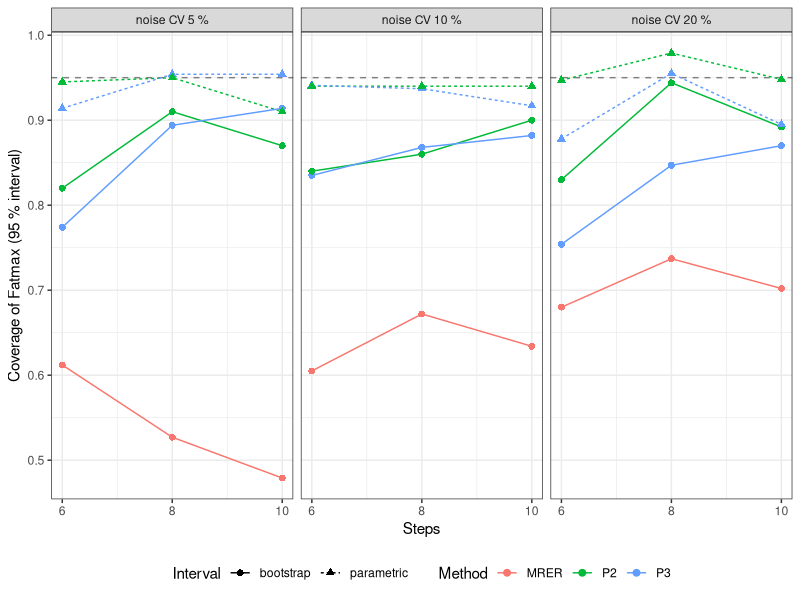
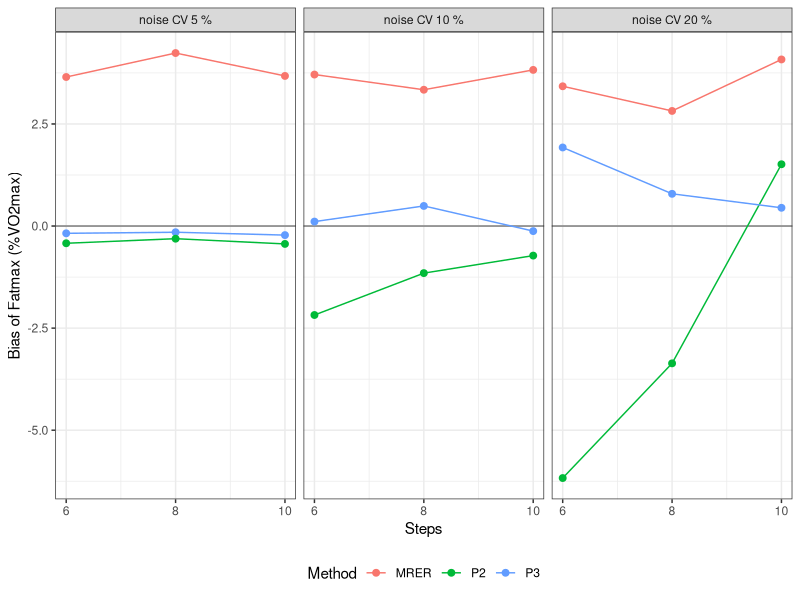

Source code (R) for these figures, in order:
## ---- chunk 1
knitr::opts_chunk$set(collapse = TRUE, comment = "#>", fig.width = 7,
                      fig.height = 4.5, out.width = "100%")
library(ggplot2)
## ---- chunk 2
cov <- structure(list(ci = c("bootstrap", "bootstrap", "bootstrap", 
"bootstrap", "bootstrap", "bootstrap", "bootstrap", "bootstrap", 
"bootstrap", "bootstrap", "bootstrap", "bootstrap", "bootstrap", 
"bootstrap", "bootstrap", "bootstrap", "bootstrap", "bootstrap", 
"bootstrap", "bootstrap", "bootstrap", "bootstrap", "bootstrap", 
"bootstrap", "bootstrap", "bootstrap", "bootstrap", "parametric", 
"parametric", "parametric", "parametric", "parametric", "parametric", 
"parametric", "parametric", "parametric", "parametric", "parametric", 
"parametric", "parametric", "parametric", "parametric", "parametric", 
"parametric", "parametric"), method = c("P3", "MRER", "P3", "MRER", 
"P3", "MRER", "P3", "MRER", "P3", "MRER", "P3", "MRER", "P3", 
"MRER", "P3", "MRER", "P3", "MRER", "P2", "P2", "P2", "P2", "P2", 
"P2", "P2", "P2", "P2", "P3", "P3", "P3", "P3", "P3", "P3", "P3", 
"P3", "P3", "P2", "P2", "P2", "P2", "P2", "P2", "P2", "P2", "P2"
), steps = c(6L, 6L, 8L, 8L, 10L, 10L, 6L, 6L, 8L, 8L, 10L, 10L, 
6L, 6L, 8L, 8L, 10L, 10L, 6L, 8L, 10L, 6L, 8L, 10L, 6L, 8L, 10L, 
6L, 8L, 10L, 6L, 8L, 10L, 6L, 8L, 10L, 6L, 8L, 10L, 6L, 8L, 10L, 
6L, 8L, 10L), fat_noise_cv = c(0.05, 0.05, 0.05, 0.05, 0.05, 
0.05, 0.1, 0.1, 0.1, 0.1, 0.1, 0.1, 0.2, 0.2, 0.2, 0.2, 0.2, 
0.2, 0.05, 0.05, 0.05, 0.1, 0.1, 0.1, 0.2, 0.2, 0.2, 0.05, 0.05, 
0.05, 0.1, 0.1, 0.1, 0.2, 0.2, 0.2, 0.05, 0.05, 0.05, 0.1, 0.1, 
0.1, 0.2, 0.2, 0.2), tests = c(199L, 170L, 198L, 169L, 198L, 
167L, 188L, 167L, 190L, 177L, 187L, 161L, 187L, 172L, 177L, 171L, 
184L, 171L, 200L, 200L, 200L, 200L, 200L, 200L, 194L, 195L, 194L, 
198L, 195L, 197L, 186L, 189L, 192L, 181L, 179L, 172L, 200L, 200L, 
200L, 200L, 199L, 200L, 188L, 191L, 193L), coverage_fatmax = c(0.774, 
0.612, 0.894, 0.527, 0.914, 0.479, 0.835, 0.605, 0.868, 0.672, 
0.882, 0.634, 0.754, 0.68, 0.847, 0.737, 0.87, 0.702, 0.82, 0.91, 
0.87, 0.84, 0.86, 0.9, 0.83, 0.944, 0.892, 0.914, 0.954, 0.954, 
0.941, 0.937, 0.917, 0.878, 0.955, 0.895, 0.945, 0.95, 0.91, 
0.94, 0.94, 0.94, 0.947, 0.979, 0.948), coverage_mfo = c(0.794, 
0.676, 0.874, 0.592, 0.894, 0.509, 0.846, 0.796, 0.874, 0.785, 
0.936, 0.708, 0.759, 0.773, 0.881, 0.772, 0.87, 0.877, 0.83, 
0.905, 0.88, 0.85, 0.94, 0.905, 0.861, 0.944, 0.892, 0.949, 0.959, 
0.959, 0.952, 0.974, 0.917, 0.917, 0.911, 0.924, 0.94, 0.965, 
0.93, 0.975, 0.97, 0.98, 0.941, 0.948, 0.943), width_fatmax = c(9.188, 
8.491, 8.663, 7.435, 8.318, 6.132, 16.154, 11.979, 14.833, 10.908, 
14.657, 10.315, 24.045, 16.384, 25.54, 17.82, 25.75, 16.953, 
11.328, 17.984, 12.826, 62.425, 62.407, 40.189, 107.173, 130.501, 
135.998, 18.537, 12.653, 10.242, 24.464, 20.518, 16.597, 32.715, 
28.512, 26.643, 25.543, 16.912, 11.071, 84.485, 62.237, 67.395, 
158.484, 126.361, 108.045), bias_fatmax = c(-0.178, 3.65, -0.152, 
4.237, -0.222, 3.676, 0.109, 3.71, 0.492, 3.338, -0.124, 3.824, 
1.924, 3.423, 0.789, 2.819, 0.447, 4.08, -0.422, -0.31, -0.438, 
-2.179, -1.153, -0.724, -6.172, -3.363, 1.513, -0.256, 0.221, 
-0.379, 0.714, 0.249, 0.091, 1.571, 0.314, 1.428, -0.056, -0.05, 
-0.036, 0.933, -1.238, -0.568, 0.127, -7.002, -1.465), rmse_fatmax = c(3.064, 
5.633, 2.601, 6.023, 2.45, 5.268, 4.967, 6.461, 4.101, 5.567, 
4.503, 5.652, 9.849, 6.055, 8.208, 6.339, 8.848, 7.313, 3.529, 
4.931, 4.425, 21.135, 11.27, 9.196, 47.708, 22.777, 39.504, 2.875, 
2.486, 2.304, 5.135, 4.854, 4.341, 9.123, 8.17, 7.949, 5.317, 
3.461, 3.059, 16.119, 8.632, 11.45, 49.414, 106.315, 15.668), 
    bias_mfo_pct = c(0.605, 4.57, 0.794, 4.923, 0.563, 4.351, 
    1.709, 4.45, 1.116, 3.433, 0.585, 3.411, 5.505, 6.812, 2.942, 
    4.668, 3.466, 4.214, -0.17, 0.053, -0.057, 2.284, 1.627, 
    0.67, 8.932, 2.97, 6.136, 0.239, -0.02, 0.511, 1.419, 1.568, 
    1.412, 4.796, 4.203, 3.054, -0.222, -0.308, -0.338, 0.973, 
    0.812, 1.442, 8.911, 4.399, 1.875)), row.names = c(NA, -45L
), class = "data.frame")
cov$noise <- factor(paste0("noise CV ", 100 * cov$fat_noise_cv, " %"),
                    levels = paste0("noise CV ", c(5, 10, 20), " %"))
## ---- chunk 3
ggplot(cov, aes(steps, coverage_fatmax, colour = method, linetype = ci,
                shape = ci)) +
  geom_hline(yintercept = 0.95, linetype = "dashed", colour = "grey50") +
  geom_line() + geom_point(size = 2) +
  facet_wrap(~noise) +
  scale_x_continuous(breaks = c(6, 8, 10)) +
  labs(x = "Steps", y = "Coverage of Fatmax (95 % interval)",
       colour = "Method", linetype = "Interval", shape = "Interval") +
  theme_bw() + theme(legend.position = "bottom")
## ---- chunk 4
tab <- cov[order(cov$method, cov$ci, cov$fat_noise_cv, cov$steps),
           c("method", "ci", "steps", "fat_noise_cv", "tests", "coverage_fatmax",
             "coverage_mfo", "width_fatmax", "bias_fatmax", "bias_mfo_pct")]
tab$fat_noise_cv <- 100 * tab$fat_noise_cv
names(tab) <- c("Method", "Interval", "Steps", "Noise CV %", "Tests",
                "Cover Fatmax", "Cover MFO", "Width Fatmax", "Bias Fatmax",
                "Bias MFO %")
knitr::kable(tab, row.names = FALSE, digits = 2)
## ---- chunk 5
ggplot(cov[cov$ci == "bootstrap", ], aes(steps, bias_fatmax, colour = method)) +
  geom_hline(yintercept = 0, colour = "grey50") +
  geom_line() + geom_point(size = 2) +
  facet_wrap(~noise) +
  scale_x_continuous(breaks = c(6, 8, 10)) +
  labs(x = "Steps", y = "Bias of Fatmax (%VO2max)", colour = "Method") +
  theme_bw() + theme(legend.position = "bottom")
